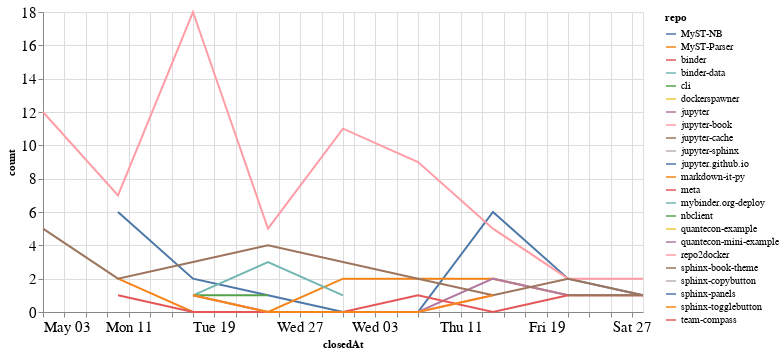

The code cell stored with this chart in its notebook:
### Code cell
closed_by_time = closed_by.groupby('repo').resample('W', on='closedAt').count()['author'].reset_index()
closed_by_time = closed_by_time.rename(columns={'author': 'count'})

alt.Chart(closed_by_time, width=600).mark_line().encode(
    x='closedAt',
    y='count',
    color='repo',
    tooltip="repo"
)

### Figure 1 — Vega-Lite specification as saved in the notebook (floating-point values rounded to 4 significant figures)
{"config": {"axisLeft": {"labelFontSize": 15}, "axisBottom": {"labelFontSize": 15}}, "data": {"name": "data-6ed9155cc5f15fd7d6e889479165d7d6"}, "mark": "line", "encoding": {"color": {"type": "nominal", "field": "repo"}, "tooltip": {"type": "nominal", "field": "repo"}, "x": {"type": "temporal", "field": "closedAt"}, "y": {"type": "quantitative", "field": "count"}}, "width": 600, "$schema": "https://vega.github.io/schema/vega-lite/v4.8.1.json", "datasets": {"data-6ed9155cc5f15fd7d6e889479165d7d6": [{"repo": "MyST-NB", "closedAt": "2020-05-10T00:00:00", "count": 6}, {"repo": "MyST-NB", "closedAt": "2020-05-17T00:00:00", "count": 2}, {"repo": "MyST-NB", "closedAt": "2020-05-24T00:00:00", "count": 1}, {"repo": "MyST-NB", "closedAt": "2020-05-31T00:00:00", "count": 0}, {"repo": "MyST-NB", "closedAt": "2020-06-07T00:00:00", "count": 0}, {"repo": "MyST-NB", "closedAt": "2020-06-14T00:00:00", "count": 6}, {"repo": "MyST-NB", "closedAt": "2020-06-21T00:00:00", "count": 2}, {"repo": "MyST-NB", "closedAt": "2020-06-28T00:00:00", "count": 1}, {"repo": "MyST-Parser", "closedAt": "2020-05-10T00:00:00", "count": 2}, {"repo": "MyST-Parser", "closedAt": "2020-05-17T00:00:00", "count": 0}, {"repo": "MyST-Parser", "closedAt": "2020-05-24T00:00:00", "count": 0}, {"repo": "MyST-Parser", "closedAt": "2020-05-31T00:00:00", "count": 2}, {"repo": "MyST-Parser", "closedAt": "2020-06-07T00:00:00", "count": 2}, {"repo": "MyST-Parser", "closedAt": "2020-06-14T00:00:00", "count": 2}, {"repo": "MyST-Parser", "closedAt": "2020-06-21T00:00:00", "count": 1}, {"repo": "MyST-Parser", "closedAt": "2020-06-28T00:00:00", "count": 1}, {"repo": "binder", "closedAt": "2020-06-28T00:00:00", "count": 1}, {"repo": "binder-data", "closedAt": "2020-06-21T00:00:00", "count": 1}, {"repo": "cli", "closedAt": "2020-05-03T00:00:00", "count": 2}, {"repo": "dockerspawner", "closedAt": "2020-06-28T00:00:00", "count": 2}, {"repo": "jupyter", "closedAt": "2020-05-17T00:00:00", "count": 1}, {"repo": "jupyter", "closedAt": "2020-05-24T00:00:00", "count": 0}, {"repo": "jupyter", "closedAt": "2020-05-31T00:00:00", "count": 0}, {"repo": "jupyter", "closedAt": "2020-06-07T00:00:00", "count": 0}, {"repo": "jupyter", "closedAt": "2020-06-14T00:00:00", "count": 2}, {"repo": "jupyter", "closedAt": "2020-06-21T00:00:00", "count": 1}, {"repo": "jupyter", "closedAt": "2020-06-28T00:00:00", "count": 1}, {"repo": "jupyter-book", "closedAt": "2020-05-03T00:00:00", "count": 12}, {"repo": "jupyter-book", "closedAt": "2020-05-10T00:00:00", "count": 7}, {"repo": "jupyter-book", "closedAt": "2020-05-17T00:00:00", "count": 18}, {"repo": "jupyter-book", "closedAt": "2020-05-24T00:00:00", "count": 5}, {"repo": "jupyter-book", "closedAt": "2020-05-31T00:00:00", "count": 11}, {"repo": "jupyter-book", "closedAt": "2020-06-07T00:00:00", "count": 9}, {"repo": "jupyter-book", "closedAt": "2020-06-14T00:00:00", "count": 5}, {"repo": "jupyter-book", "closedAt": "2020-06-21T00:00:00", "count": 2}, {"repo": "jupyter-book", "closedAt": "2020-06-28T00:00:00", "count": 2}, {"repo": "jupyter-cache", "closedAt": "2020-06-21T00:00:00", "count": 1}, {"repo": "jupyter-cache", "closedAt": "2020-06-28T00:00:00", "count": 1}, {"repo": "jupyter-sphinx", "closedAt": "2020-05-03T00:00:00", "count": 1}, {"repo": "jupyter.github.io", "closedAt": "2020-05-17T00:00:00", "count": 3}, {"repo": "markdown-it-py", "closedAt": "2020-05-10T00:00:00", "count": 2}, {"repo": "meta", "closedAt": "2020-05-10T00:00:00", "count": 1}, {"repo": "meta", "closedAt": "2020-05-17T00:00:00", "count": 0}, {"repo": "meta", "closedAt": "2020-05-24T00:00:00", "count": 0}, {"repo": "meta", "closedAt": "2020-05-31T00:00:00", "count": 0}, {"repo": "meta", "closedAt": "2020-06-07T00:00:00", "count": 1}, {"repo": "meta", "closedAt": "2020-06-14T00:00:00", "count": 0}, {"repo": "meta", "closedAt": "2020-06-21T00:00:00", "count": 1}, {"repo": "mybinder.org-deploy", "closedAt": "2020-05-17T00:00:00", "count": 1}, {"repo": "mybinder.org-deploy", "closedAt": "2020-05-24T00:00:00", "count": 3}, {"repo": "mybinder.org-deploy", "closedAt": "2020-05-31T00:00:00", "count": 1}, {"repo": "nbclient", "closedAt": "2020-05-17T00:00:00", "count": 1}, {"repo": "nbclient", "closedAt": "2020-05-24T00:00:00", "count": 1}, {"repo": "quantecon-example", "closedAt": "2020-05-17T00:00:00", "count": 1}, {"repo": "quantecon-mini-example", "closedAt": "2020-06-21T00:00:00", "count": 1}, {"repo": "repo2docker", "closedAt": "2020-05-17T00:00:00", "count": 1}, {"repo": "repo2docker", "closedAt": "2020-05-24T00:00:00", "count": 0}, {"repo": "repo2docker", "closedAt": "2020-05-31T00:00:00", "count": 0}, {"repo": "repo2docker", "closedAt": "2020-06-07T00:00:00", "count": 0}, {"repo": "repo2docker", "closedAt": "2020-06-14T00:00:00", "count": 1}, {"repo": "sphinx-book-theme", "closedAt": "2020-05-03T00:00:00", "count": 5}, {"repo": "sphinx-book-theme", "closedAt": "2020-05-10T00:00:00", "count": 2}, {"repo": "sphinx-book-theme", "closedAt": "2020-05-17T00:00:00", "count": 3}, {"repo": "sphinx-book-theme", "closedAt": "2020-05-24T00:00:00", "count": 4}, {"repo": "sphinx-book-theme", "closedAt": "2020-05-31T00:00:00", "count": 3}, {"repo": "sphinx-book-theme", "closedAt": "2020-06-07T00:00:00", "count": 2}, {"repo": "sphinx-book-theme", "closedAt": "2020-06-14T00:00:00", "count": 1}, {"repo": "sphinx-book-theme", "closedAt": "2020-06-21T00:00:00", "count": 2}, {"repo": "sphinx-book-theme", "closedAt": "2020-06-28T00:00:00", "count": 1}, {"repo": "sphinx-copybutton", "closedAt": "2020-06-21T00:00:00", "count": 2}, {"repo": "sphinx-panels", "closedAt": "2020-05-10T00:00:00", "count": 1}, {"repo": "sphinx-togglebutton", "closedAt": "2020-05-17T00:00:00", "count": 1}, {"repo": "sphinx-togglebutton", "closedAt": "2020-05-24T00:00:00", "count": 0}, {"repo": "sphinx-togglebutton", "closedAt": "2020-05-31T00:00:00", "count": 0}, {"repo": "sphinx-togglebutton", "closedAt": "2020-06-07T00:00:00", "count": 0}, {"repo": "sphinx-togglebutton", "closedAt": "2020-06-14T00:00:00", "count": 1}, {"repo": "team-compass", "closedAt": "2020-06-28T00:00:00", "count": 2}]}}
